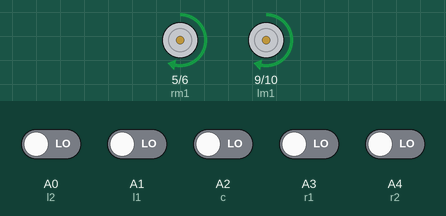
Bench run of a sketch on a simulated Arduino Uno, built with avr-gcc and run on an emulated ATmega328P. Parts: motor-driver pin pairs drawn as motors (green arrow = first pin HIGH = forward, orange = second pin HIGH = backward, longer = more drive). The test bench sets the inputs (shaded band); at power-on: A0 (l2), A1 (l1), A2 (c), A3 (r1), A4 (r2) LOW.

Above: at 1.2 s.
1.3 s: A0 (l2) driven HIGH
At 1.6 s:
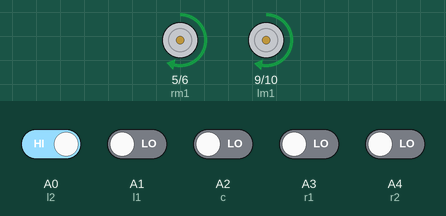
2.8 s: A1 (l1) driven HIGH
At 3.9 s:
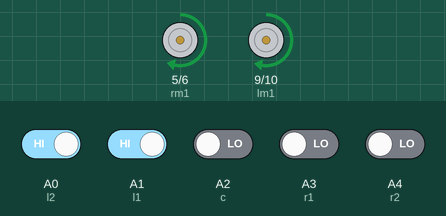
4.3 s: A2 (c) driven HIGH
At 5.1 s:
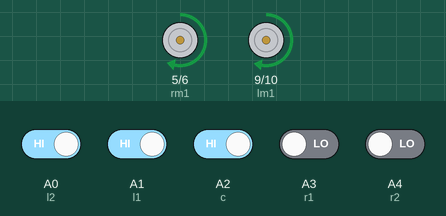
5.8 s: A4 (r2) driven HIGH
At 6.2 s:
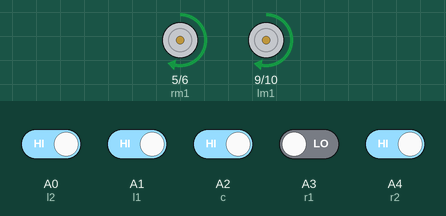
Timing chart, 0 to 8.3 s (numbered marks = the images above; inputs shaded):
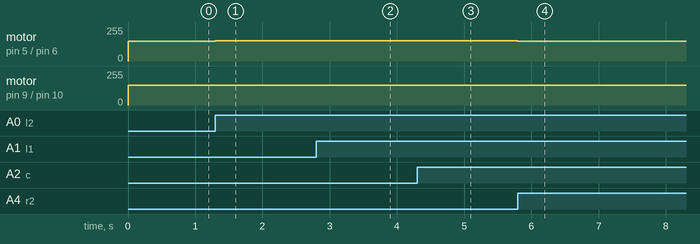

Measured:
- after the input at 1.3 s, motor on pin 5 (rm1) / pin 6 (rm2): forward 150/255 → forward 152/255 at once; motor on pin 9 (lm1) / pin 10 (lm2): forward 150/255 → forward 148/255 at once
- after the input at 2.8 s, motor on pin 5 (rm1) / pin 6 (rm2): forward 152/255 → forward 151/255 at once
- after the input at 4.3 s, motor on pin 9 (lm1) / pin 10 (lm2): forward 148/255 → forward 149/255 at once
- after the input at 5.8 s, motor on pin 5 (rm1) / pin 6 (rm2): forward 151/255 → forward 150/255 at once

The sketch:

main.ino
```cpp
/*
  Developer: Reman Dey
  Project: Line Following Robot using PID
*/
#define l2 A0
#define l1 A1
#define c A2
#define r1 A3
#define r2 A4
#define lm1 9
#define lm2 10
#define rm1 5
#define rm2 6
float basespeed=150;
float lasterror=0;
float P;
float I=0;
float D;
int m=1000;
float kp=0.001;
float ki=0;
float kd=0.001;

void setup()
{
  pinMode(l2, INPUT);
  pinMode(l1,INPUT);
  pinMode(c,INPUT);
  pinMode(r1,INPUT);
  pinMode(r2,INPUT);
  pinMode(lm1,OUTPUT);
  pinMode(lm2,OUTPUT);
  pinMode(rm1,OUTPUT);
  pinMode(rm2,OUTPUT);
}

void loop()
{
  int v[5]={digitalRead(l2),digitalRead(l1),digitalRead(c),digitalRead(r1),digitalRead(r2)};
  int p=(v[1]+v[2]*2+v[3]*3+v[4]*4)*m;
  int q=v[0]+v[1]+v[2]+v[3]+v[4];
  float pos;
  if(q!=0){pos=p/q;}
  else {pos=2*m;}
  float error=2*m-pos;
  P=error;
  I+=error;
  D=error-lasterror;
  lasterror=error;
  float value=kp*P+ki*I+kd*D;
  int leftmotor=basespeed-value;
  int rightmotor=basespeed+value;
  leftmotor=constrain(leftmotor,0,255);
  rightmotor=constrain(rightmotor,0,255);
  analogWrite(lm1,leftmotor);
  analogWrite(lm2,0);
  analogWrite(rm1,rightmotor);
  analogWrite(rm2,0);
}
```
